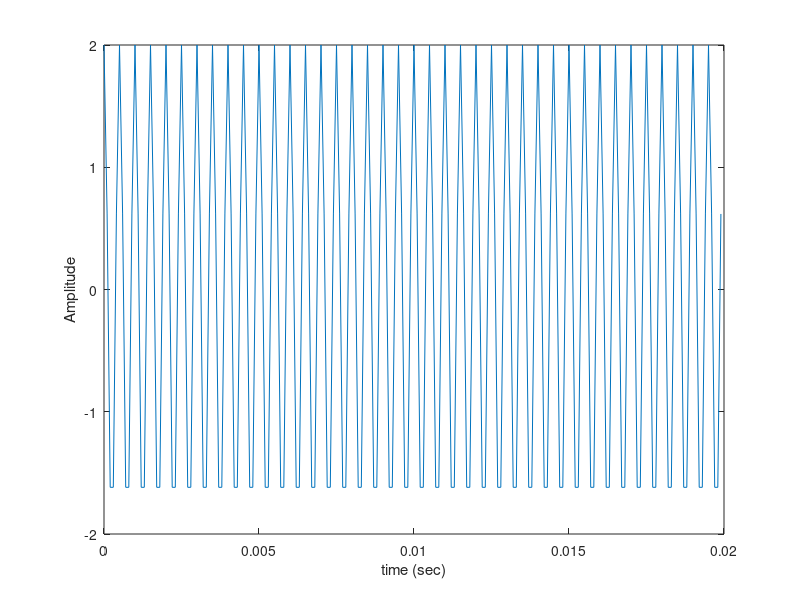
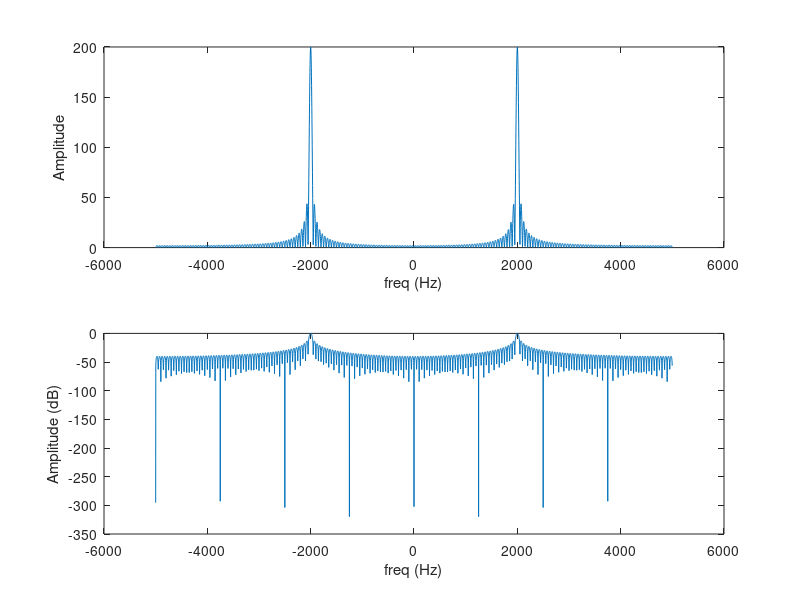
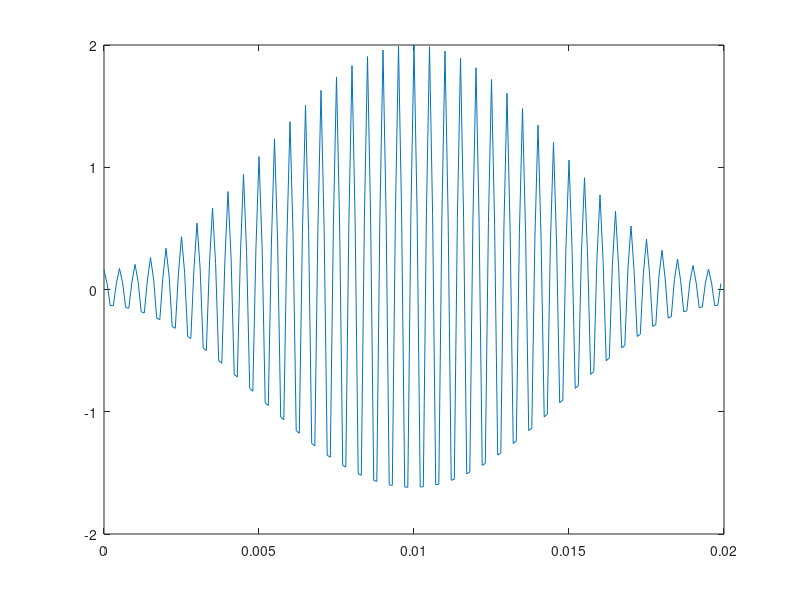
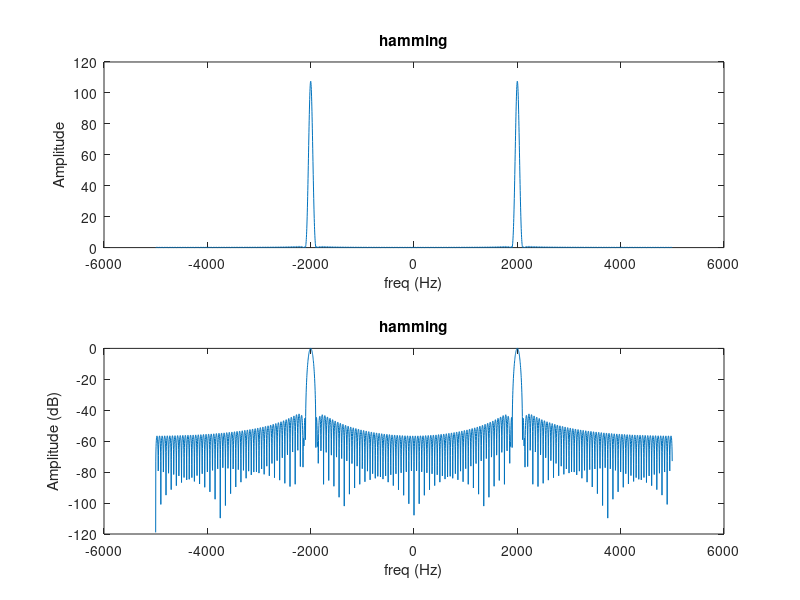

Write the MATLAB code that produced these figures, in order.
clear all; clc; close all;
fs=10e3;
ts=1/fs;
N1=200;
n=0:N1-1;
t=n*ts;
f0=2e3;
x1=2*cos(2*pi*f0*t);
figure(1);
plot(t,x1);
xlabel(' time (sec) ');
ylabel(' Amplitude ');
N2=4096;
x1f=fft(x1,N2);
x1f=fftshift(abs(x1f));
f=(-N2/2:N2/2-1)*fs/N2;
figure(2);
subplot(2,1,1);
plot(f,x1f);
xlabel(' freq (Hz) ');
ylabel(' Amplitude ');
x1f_db=20*log10(x1f/max(x1f));
subplot(2,1,2);
plot(f,x1f_db);
xlabel(' freq (Hz) ');
ylabel(' Amplitude (dB) ');
% -------------------------------------------------------------------------
% window effect
% -------------------------------------------------------------------------
% 1st: hamming
w1=hamming(N1)';
x2=x1.*w1;
figure(3);
plot(t,x2);
x2f=fft(x2,N2);
x2f=fftshift(abs(x2f));
figure(4);
subplot(2,1,1);
plot(f,x2f);
xlabel(' freq (Hz) ');
ylabel(' Amplitude ');
title(' hamming ');
x2f_db=20*log10(x2f/max(x2f));
subplot(2,1,2);
plot(f,x2f_db);
xlabel(' freq (Hz) ');
ylabel(' Amplitude (dB) ');
title(' hamming ');
% --------------------------------
% 2nd: kaiser
As=100;
beta=0.1102*(As-8.7);
w2=kaiser(N1,beta)';
x3=x1.*w2;
figure(5);
plot(t,x3);
x3f=fft(x3,N2);
x3f=fftshift(abs(x3f));
figure(6);
subplot(2,1,1);
plot(f,x3f);
xlabel(' freq (Hz) ');
ylabel(' Amplitude ');
title(' kaiser (100dB) ');
x3f_db=20*log10(x3f/max(x3f));
subplot(2,1,2);
plot(f,x3f_db);
xlabel(' freq (Hz) ');
ylabel(' Amplitude (dB) ');
title(' kaiser (100dB) ');